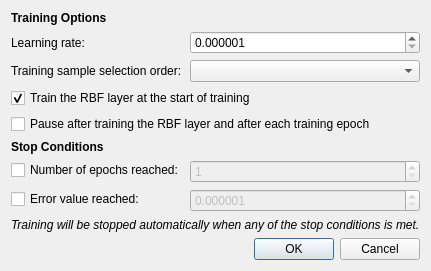
<?xml version="1.0" encoding="UTF-8"?>
<ui version="4.0">
 <class>RBFTrainingOptionsDialog</class>
 <widget class="QDialog" name="RBFTrainingOptionsDialog">
  <property name="windowModality">
   <enum>Qt::WindowModal</enum>
  </property>
  <property name="geometry">
   <rect>
    <x>0</x>
    <y>0</y>
    <width>579</width>
    <height>346</height>
   </rect>
  </property>
  <property name="windowTitle">
   <string>Training Options</string>
  </property>
  <layout class="QVBoxLayout" name="verticalLayout">
   <property name="sizeConstraint">
    <enum>QLayout::SetFixedSize</enum>
   </property>
   <item>
    <layout class="QFormLayout" name="formLayout">
     <item row="0" column="0">
      <widget class="QLabel" name="labelHeadingTrainingOptions">
       <property name="font">
        <font>
         <weight>75</weight>
         <bold>true</bold>
        </font>
       </property>
       <property name="text">
        <string>Training Options</string>
       </property>
      </widget>
     </item>
     <item row="1" column="0">
      <widget class="QLabel" name="labelLearningRate">
       <property name="text">
        <string>Learning rate:</string>
       </property>
       <property name="buddy">
        <cstring>editLearningRate</cstring>
       </property>
      </widget>
     </item>
     <item row="1" column="1">
      <widget class="QDoubleSpinBox" name="editLearningRate">
       <property name="decimals">
        <number>6</number>
       </property>
       <property name="minimum">
        <double>0.000001000000000</double>
       </property>
       <property name="maximum">
        <double>1.000000000000000</double>
       </property>
       <property name="singleStep">
        <double>0.100000000000000</double>
       </property>
      </widget>
     </item>
     <item row="2" column="0">
      <widget class="QLabel" name="labelTrainingSampleSelectionOrder">
       <property name="text">
        <string>Training sample selection order:</string>
       </property>
       <property name="buddy">
        <cstring>comboBoxSampleSelectionOrder</cstring>
       </property>
      </widget>
     </item>
     <item row="2" column="1">
      <widget class="QComboBox" name="comboBoxSampleSelectionOrder"/>
     </item>
     <item row="4" column="0" colspan="2">
      <widget class="QCheckBox" name="checkBoxPauseAfterSample">
       <property name="text">
        <string>Pause after training the RBF layer and after each training epoch</string>
       </property>
      </widget>
     </item>
     <item row="5" column="0">
      <widget class="QLabel" name="labelHeadingStopConditions">
       <property name="font">
        <font>
         <weight>75</weight>
         <bold>true</bold>
        </font>
       </property>
       <property name="text">
        <string>Stop Conditions</string>
       </property>
      </widget>
     </item>
     <item row="6" column="0">
      <widget class="QCheckBox" name="checkBoxMaxEpochs">
       <property name="text">
        <string>Number of epochs reached:</string>
       </property>
      </widget>
     </item>
     <item row="6" column="1">
      <widget class="QSpinBox" name="editMaxEpochs">
       <property name="enabled">
        <bool>false</bool>
       </property>
       <property name="minimum">
        <number>1</number>
       </property>
       <property name="maximum">
        <number>1000000</number>
       </property>
      </widget>
     </item>
     <item row="7" column="0">
      <widget class="QCheckBox" name="checkBoxStopError">
       <property name="text">
        <string>Error value reached:</string>
       </property>
      </widget>
     </item>
     <item row="7" column="1">
      <widget class="QDoubleSpinBox" name="editStopError">
       <property name="enabled">
        <bool>false</bool>
       </property>
       <property name="decimals">
        <number>6</number>
       </property>
       <property name="minimum">
        <double>0.000001000000000</double>
       </property>
       <property name="maximum">
        <double>1000000.000000000000000</double>
       </property>
       <property name="singleStep">
        <double>0.000001000000000</double>
       </property>
      </widget>
     </item>
     <item row="3" column="0" colspan="2">
      <widget class="QCheckBox" name="checkBoxTrainRBFLayer">
       <property name="text">
        <string>Train the RBF layer at the start of training</string>
       </property>
       <property name="checked">
        <bool>true</bool>
       </property>
      </widget>
     </item>
    </layout>
   </item>
   <item>
    <widget class="QLabel" name="label">
     <property name="font">
      <font>
       <italic>true</italic>
      </font>
     </property>
     <property name="text">
      <string>Training will be stopped automatically when any of the stop conditions is met.</string>
     </property>
    </widget>
   </item>
   <item>
    <widget class="QDialogButtonBox" name="buttonBox">
     <property name="orientation">
      <enum>Qt::Horizontal</enum>
     </property>
     <property name="standardButtons">
      <set>QDialogButtonBox::Cancel|QDialogButtonBox::Ok</set>
     </property>
    </widget>
   </item>
  </layout>
 </widget>
 <tabstops>
  <tabstop>editLearningRate</tabstop>
  <tabstop>comboBoxSampleSelectionOrder</tabstop>
  <tabstop>checkBoxPauseAfterSample</tabstop>
  <tabstop>checkBoxMaxEpochs</tabstop>
  <tabstop>editMaxEpochs</tabstop>
  <tabstop>checkBoxStopError</tabstop>
  <tabstop>editStopError</tabstop>
 </tabstops>
 <resources/>
 <connections>
  <connection>
   <sender>buttonBox</sender>
   <signal>accepted()</signal>
   <receiver>RBFTrainingOptionsDialog</receiver>
   <slot>accept()</slot>
   <hints>
    <hint type="sourcelabel">
     <x>248</x>
     <y>254</y>
    </hint>
    <hint type="destinationlabel">
     <x>157</x>
     <y>274</y>
    </hint>
   </hints>
  </connection>
  <connection>
   <sender>buttonBox</sender>
   <signal>rejected()</signal>
   <receiver>RBFTrainingOptionsDialog</receiver>
   <slot>reject()</slot>
   <hints>
    <hint type="sourcelabel">
     <x>316</x>
     <y>260</y>
    </hint>
    <hint type="destinationlabel">
     <x>286</x>
     <y>274</y>
    </hint>
   </hints>
  </connection>
 </connections>
</ui>
